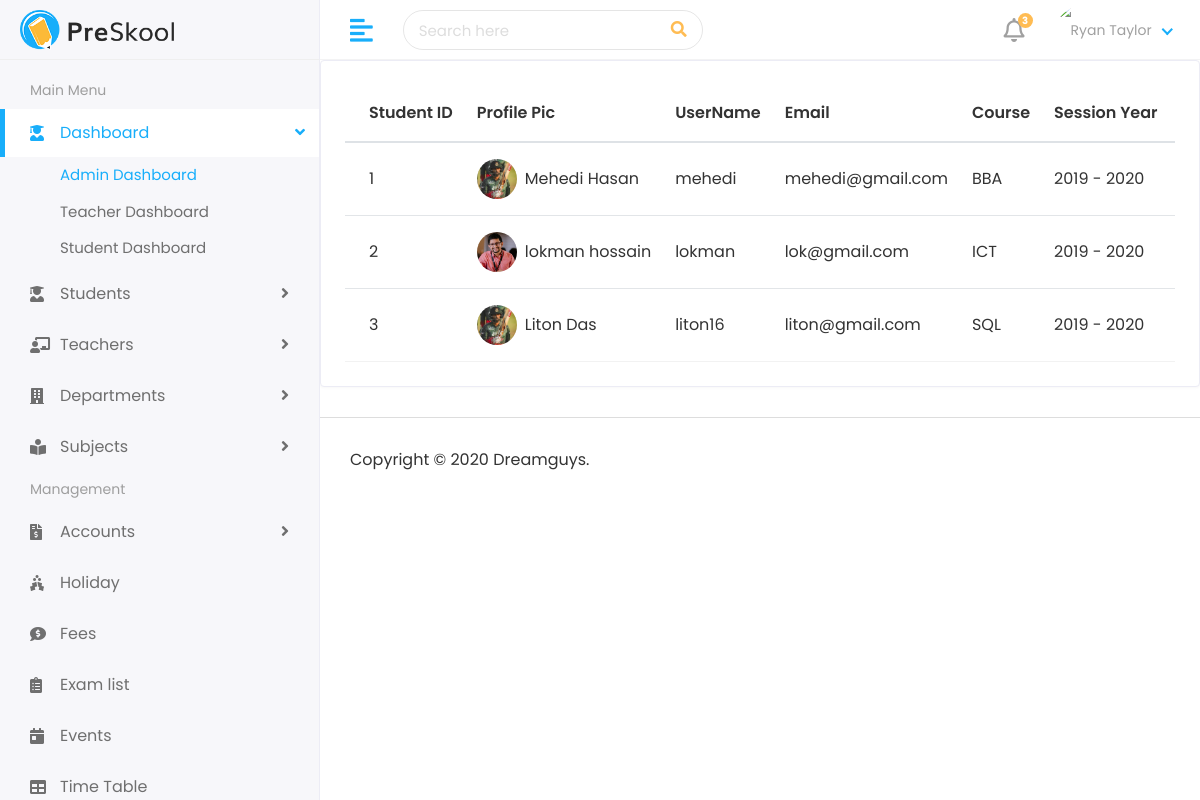
Page /student/studentList on the committed database.
### student/models.py (models this page shows, shortened)
class studentModel(models.Model):
    admin = models.OneToOneField(customUser , on_delete=models.CASCADE)
    address=models.TextField()
    gender = models.CharField(max_length=100)
    courseid = models.ForeignKey(courseModel, on_delete=models.DO_NOTHING,default=1)  # Set the default course
    sessionyearid = models.ForeignKey(sessionYearModel, on_delete=models.DO_NOTHING,default=1)
    cratedat = models.DateTimeField(auto_now_add=True)  # Set the default value using timezone.now
    updateat = models.DateTimeField(auto_now=True)

class courseModel(models.Model):
    name=models.CharField(max_length=100)
    createat=models.DateTimeField(auto_now_add=True)
    updateat=models.DateTimeField(auto_now=True)
    def __str__(self):
        return self.name

class sessionYearModel(models.Model):
    sessionStart=models.CharField(max_length=100)
    sessionEnd=models.CharField(max_length=100)
    def __str__(self):
        return self.sessionStart + " - " + self.sessionEnd

### authentication/models.py (models this page shows)
class customUser(AbstractUser):
    USER=(
        (1,"admin"),
        (2,"Teacher"),
        (3,"students"),
    )
    user_type=models.CharField(choices=USER,max_length=50,default=1)
    profile_pic=models.ImageField(upload_to="media/profile_pic")

### student/views.py (the view)
# urls.py: path('studentList', views.studentList,name="studentList"),
def studentList(request):
    allStudent=studentModel.objects.all()
    return render(request,"Students/studentList.html",{"student":allStudent})

### templates/Students/studentList.html (shortened to what this page needs)
{% extends 'base.html' %}
{% block content %}
<div class="row">
    <div class="col-sm-12">
       <div class="card card-table">
          <div class="card-body">
             <div class="table-responsive">
                <table class="table table-hover table-center mb-0 datatable">
                   <thead>
                      <tr>
                        <th>Student ID</th>
                        <th>Profile Pic</th>
                         <th>UserName</th>
                         <th>Email</th>
                         <th>Course</th>
                         <th>Session Year</th>
                         <th>gender</th>
                      </tr>
                   </thead>
                   <tbody>
                     {% for s in  student%}
                     <tr>
                         <td>{{s.id}}</td>
                         <td>
                            <h2 class="table-avatar">
                               <a href="student-details.html" class="avatar avatar-sm mr-2"><img class="avatar-img rounded-circle" src="/{{s.admin.profile_pic}}" alt="User Image"></a>
                               <a href="student-details.html">{{s.admin.first_name}}  {{s.admin.last_name}}</a>
                            </h2>
                         </td>
                         <td>{{s.admin.username}}</td>
                         <td>{{s.admin.email}}</td>
                         <td>{{s.courseid}}</td>
                         <td>{{s.sessionyearid}}</td>
                         <td>{{s.gender}}</td>
                      </tr>
                      {% endfor %}
                   </tbody>
                </table>
             </div>
          </div>
       </div>
    </div>
 </div>
{% endblock %}

### static/assets/css/style.css (style rules this page uses)
html { height: 100%; }
body { background-color: #fff; color: #333; font-family: 'Poppins', sans-serif; font-size: 1rem; height: 100%; line-height: 1.5; overflow-x: hidden; }
h1, h2, h3, h4, h5, h6 { font-family: 'Poppins', sans-serif; margin-top: 0; }
.table { color: #333; max-width: 100%; margin-bottom: 0; width: 100%; }
table.table td h2 { display: inline-block; font-size: inherit; font-weight: 400; margin: 0; padding: 0; vertical-align: middle; }
table.table td h2.table-avatar { align-items: center; display: inline-flex; font-size: inherit; font-weight: 400; margin: 0; padding: 0; vertical-align: middle; white-space: nowrap; }
table.table td h2 a { color: #333; }
.table thead tr th { font-weight: 600; }
.table tbody tr { border-bottom: 1px solid rgba(0, 0, 0, 0.05); }
.table.table-center td, .table.table-center th { vertical-align: middle; }
.card-table .card-body .table > thead > tr > th { border-top: 0; }
.card-table .card-body .table tr td:first-child, .card-table .card-body .table tr th:first-child { padding-left: 1.5rem; }
.card-table .table td, .card-table .table th { border-top: 1px solid #e2e5e8; padding: 1rem 0.75rem; white-space: nowrap; }
.card { border: 1px solid #ececf5; box-shadow: 0 1px 3px 0 rgba(0, 0, 0, 0.03); margin-bottom: 1.875rem; }
.card-body { padding: 1.5rem; }
.avatar { position: relative; display: inline-block; width: 3rem; height: 3rem }
.avatar > img { width: 100%; height: 100%; -o-object-fit: cover; object-fit: cover; }
.avatar-sm { width: 2.5rem; height: 2.5rem; }

### rows in the picture
studentModel: id "1", admin.profile_pic (picture), admin.first_name "Mehedi", admin.last_name "Hasan", admin.username "mehedi", admin.email "mehedi@gmail.com", courseid "BBA", sessionyearid "2019 - 2020"
studentModel: id "2", admin.profile_pic (picture), admin.first_name "lokman", admin.last_name "hossain", admin.username "lokman", admin.email "lok@gmail.com", courseid "ICT", sessionyearid "2019 - 2020"
studentModel: id "3", admin.profile_pic (picture), admin.first_name "Liton", admin.last_name "Das", admin.username "liton16", admin.email "liton@gmail.com", courseid "SQL", sessionyearid "2019 - 2020"
